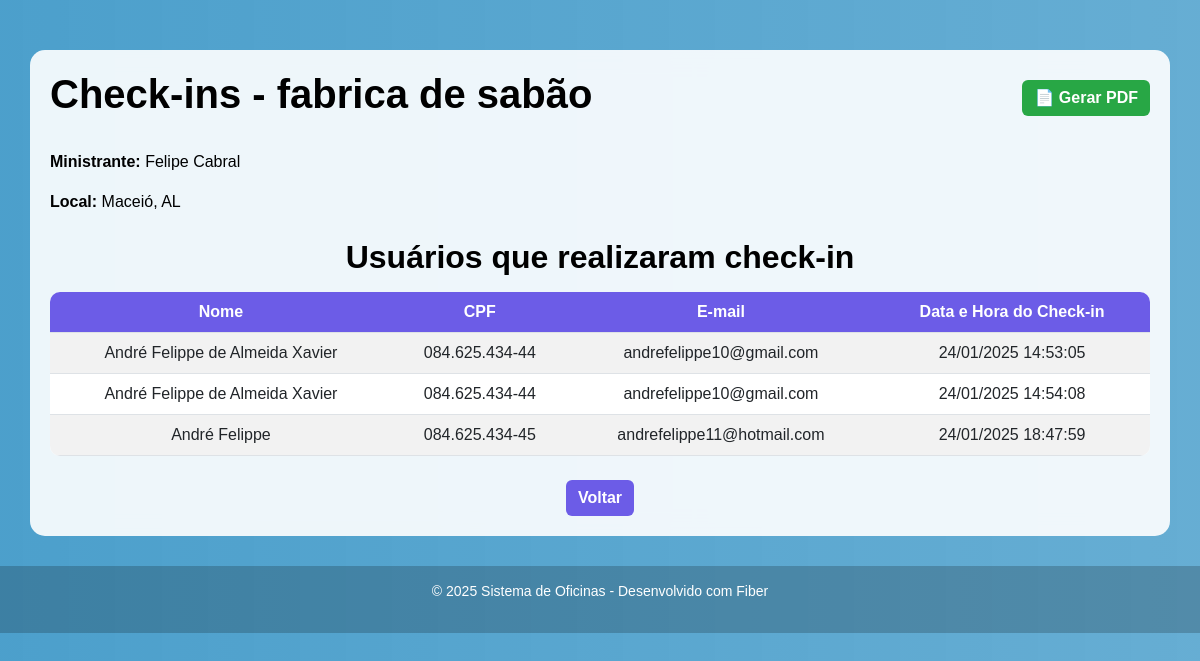
The page /oficina/1/checkins (signed in) on the database its author committed.
### models.py (models this page shows, shortened)
class Oficina(db.Model):
    id = db.Column(db.Integer, primary_key=True)
    titulo = db.Column(db.String(100), nullable=False)
    descricao = db.Column(db.Text, nullable=False)
    ministrante = db.Column(db.String(100), nullable=False)
    vagas = db.Column(db.Integer, nullable=False)
    carga_horaria = db.Column(db.String(10), nullable=False)
    estado = db.Column(db.String(2), nullable=False)  # Estado (sigla)
    cidade = db.Column(db.String(100), nullable=False)  # Cidade
    qr_code = db.Column(db.String(255), nullable=True)

class Usuario(db.Model, UserMixin):
    id = db.Column(db.Integer, primary_key=True)
    nome = db.Column(db.String(150), nullable=False)
    cpf = db.Column(db.String(14), unique=True, nullable=False)
    email = db.Column(db.String(150), unique=True, nullable=False)
    senha = db.Column(db.String(255), nullable=False)
    formacao = db.Column(db.String(255), nullable=False)
    tipo = db.Column(db.String(20), nullable=False, default='participante')

### routes.py (the view)
@app.route('/oficina/<int:oficina_id>/checkins', methods=['GET'])
@login_required
def lista_checkins(oficina_id):
    if current_user.tipo != 'admin':
        flash("Acesso negado!", "danger")
        return redirect(url_for('dashboard'))
    oficina = Oficina.query.get_or_404(oficina_id)
    checkins = Checkin.query.filter_by(oficina_id=oficina_id).all()
    usuarios_checkin = [
        {
            'nome': checkin.usuario.nome,
            'cpf': checkin.usuario.cpf,
            'email': checkin.usuario.email,
            'data_hora': checkin.data_hora.strftime('%d/%m/%Y %H:%M:%S')
        }
        for checkin in checkins
    ]
    return render_template(
        'lista_checkins.html',
        oficina=oficina,
        usuarios_checkin=usuarios_checkin
    )

### app.py (called while the page is built)
@login_manager.user_loader
def load_user(user_id):
    return Usuario.query.get(int(user_id))

### templates/lista_checkins.html (shortened to what this page needs)
<!DOCTYPE html>
<html lang="pt-br">
<head>
    <link href="https://cdn.jsdelivr.net/npm/bootstrap@5.3.0/dist/css/bootstrap.min.css" rel="stylesheet">
</head>
<body>
    <div class="container">
        <div class="d-flex justify-content-between align-items-center mb-4">
            <h1>Check-ins - {{ oficina.titulo }}</h1>
            <a href="{{ url_for('gerar_pdf_checkins', oficina_id=oficina.id) }}" class="btn btn-primary">📄 Gerar PDF</a>
        </div>
        <p class="text-align"><strong>Ministrante:</strong> {{ oficina.ministrante }}</p>
        <p class="text-align"><strong>Local:</strong> {{ oficina.cidade }}, {{ oficina.estado }}</p>
        <h2 class="mt-4">Usuários que realizaram check-in</h2>
        <table class="table table-striped table-hover mt-3">
            <thead>
                <tr>
                    <th>Nome</th>
                    <th>CPF</th>
                    <th>E-mail</th>
                    <th>Data e Hora do Check-in</th>
                </tr>
            </thead>
            <tbody>
                {% for usuario in usuarios_checkin %}
                <tr>
                    <td>{{ usuario.nome }}</td>
                    <td>{{ usuario.cpf }}</td>
                    <td>{{ usuario.email }}</td>
                    <td>{{ usuario.data_hora }}</td>
                </tr>
                {% else %}
                <tr>
                    <td colspan="4" class="text-center text-muted">Nenhum check-in realizado até o momento.</td>
                </tr>
                {% endfor %}
            </tbody>
        </table>
        <div class="text-center mt-4">
            <a href="{{ url_for('dashboard') }}" class="btn btn-secondary">Voltar</a>
        </div>
    </div>
    <div class="footer">
        <p>&copy; 2025 Sistema de Oficinas - Desenvolvido com Fiber</p>
    </div>
</body>
</html>

### templates/lista_checkins.html (style rules this page uses)
body { background: linear-gradient(to right, rgba(0, 119, 182, 0.7), rgba(0, 119, 182, 0.6)), url(''); color: black; font-family: Arial, sans-serif; }
.container { margin-top: 50px; background: rgba(255, 255, 255, 0.9); border-radius: 15px; padding: 20px; backdrop-filter: blur(10px); }
h1, h2 { font-weight: bold; text-align: center; }
.table { background-color: rgba(255, 255, 255, 0.8); border-radius: 10px; overflow: hidden; }
.table th { background-color: #6c5ce7; color: white; text-align: center; }
.table td { text-align: center; }
.btn-secondary, .btn-primary { border: none; font-weight: bold; transition: all 0.3s ease; }
.btn-secondary { background-color: #6c5ce7; }
.btn-primary { background-color: #28a745; }
.footer { text-align: center; padding: 15px; background-color: rgba(0, 0, 0, 0.2); width: 100%; color: white; font-size: 14px; margin-top: 30px; }

### rows shown on the page
Oficina: titulo "fabrica de sabão", ministrante "Felipe Cabral", cidade "Maceió", estado "AL"
Usuario: nome "André Felippe de Almeida Xavier", cpf "084.625.434-44", email "andrefelippe10@gmail.com", data_hora "24/01/2025 14:53:05", data_hora "24/01/2025 14:54:08"
Usuario: nome "André Felippe", cpf "084.625.434-45", email "andrefelippe11@hotmail.com", data_hora "24/01/2025 18:47:59"
